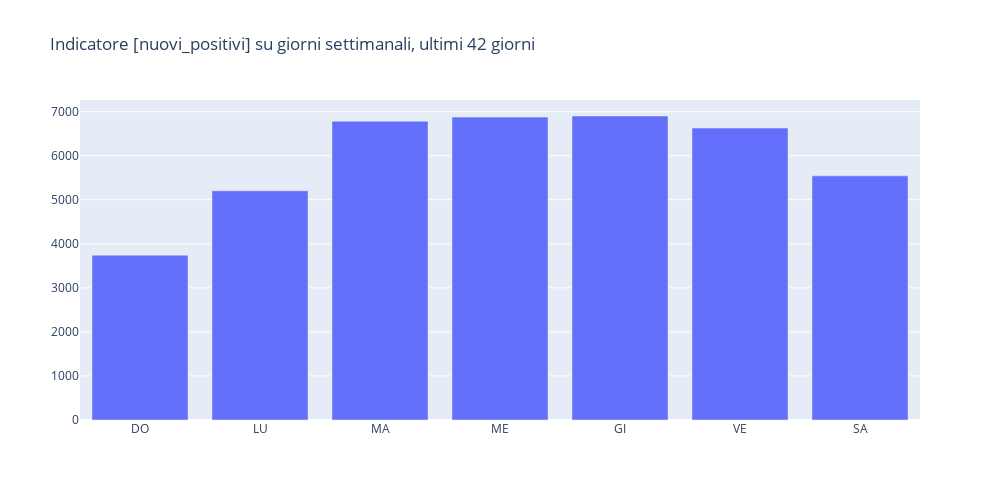

Source (notebook cell):
### Code cell
fig=go.Figure()
fig.add_trace(go.Bar(y=counter,x=list(diz_day.values())))
    
fig.update_layout(
    title='Indicatore [%s] su giorni settimanali, ultimi %d giorni'%(indicatore,last_days),
    autosize=False,
    showlegend=False,
    width=1000,
    height=500)
fig.show()

### Figure 1 — Plotly figure (JSON) as saved in the notebook; plotly's stock layout.template omitted (floating-point values rounded to 4 significant figures)
{"data": [{"type": "bar", "x": ["DO", "LU", "MA", "ME", "GI", "VE", "SA"], "y": [3743.0, 5204, 6783.0, 6877.0, 6902.0, 6628.0, 5543.0]}], "layout": {"autosize": false, "height": 500, "showlegend": false, "title": {"text": "Indicatore [nuovi_positivi] su giorni settimanali, ultimi 42 giorni"}, "width": 1000, "xaxis": {"autorange": true, "range": [-0.5, 6.5], "type": "category"}, "yaxis": {"autorange": true, "range": [0, 7266.0], "type": "linear"}}}
